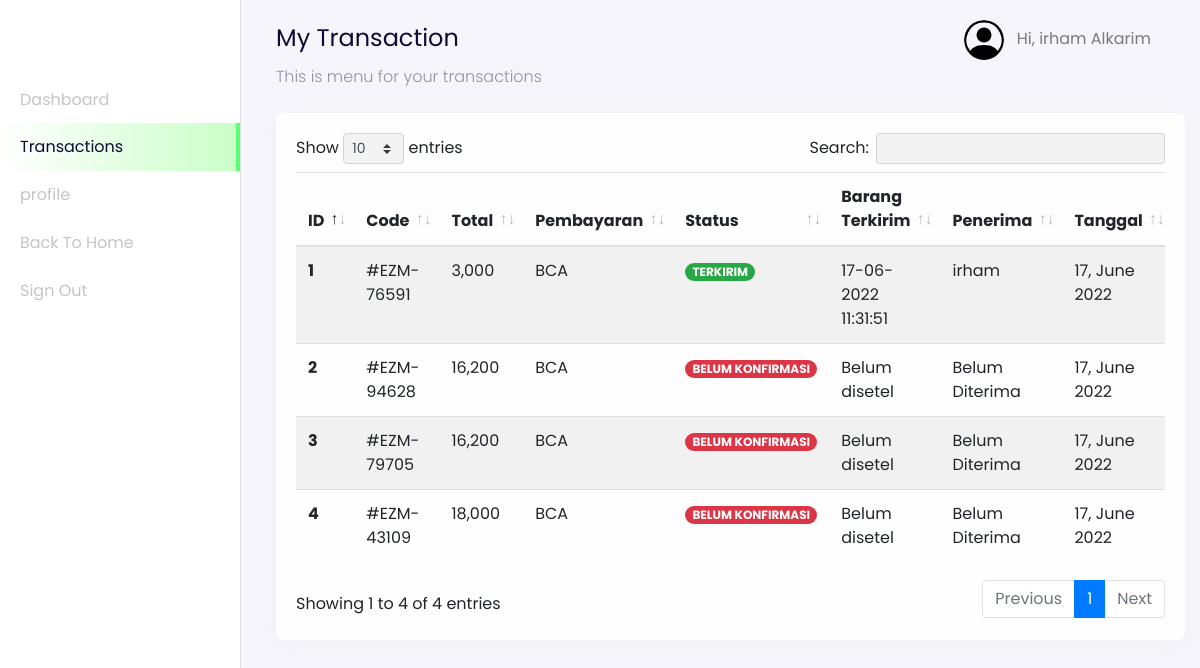
Screenshot of /user/index.php?page=transactions (signed in) with the database file from the repository.
### tables this page shows
CREATE TABLE `users` (
  `id_user` int(11) NOT NULL AUTO_INCREMENT,
  `name` varchar(255) NOT NULL,
  `email` varchar(255) NOT NULL,
  `password` varchar(255) NOT NULL,
  `address` text DEFAULT NULL,
  `phone_number` varchar(255) NOT NULL,
  `postal_code` varchar(191) NOT NULL,
  `roles` varchar(255) NOT NULL,
  PRIMARY KEY (`id_user`),
  UNIQUE KEY `email` (`email`)
);

CREATE TABLE `transactions` (
  `id_transaction` int(11) NOT NULL AUTO_INCREMENT,
  `user_id` int(11) NOT NULL,
  `total_price` int(11) NOT NULL,
  `city` varchar(255) NOT NULL,
  `rekening_id` int(11) NOT NULL,
  `transaction_status` varchar(255) NOT NULL,
  `weight_total` int(11) NOT NULL,
  `delivered` int(11) NOT NULL,
  `photo_transaction` varchar(255) NOT NULL,
  `code` varchar(255) NOT NULL,
  `receiver` varchar(255) NOT NULL,
  `time_arrived` timestamp NULL DEFAULT NULL,
  `created_at` timestamp NOT NULL DEFAULT current_timestamp(),
  PRIMARY KEY (`id_transaction`)
);

CREATE TABLE `rekening_numbers` (
  `id_rekening` int(11) NOT NULL AUTO_INCREMENT,
  `bank_name` varchar(255) NOT NULL,
  `number` varchar(255) NOT NULL,
  `rekening_name` varchar(255) NOT NULL,
  PRIMARY KEY (`id_rekening`)
);

### config/config.php (called while the page is built, shortened)
<?php
$host = 'localhost';
$user = 'root';
$password = '';
$dbname = 'dbEcake';
$conn = mysqli_connect($host, $user, $password, $dbname);
function query($query)
{
    global $conn;
    $result = mysqli_query($conn, $query);
    $rows = [];
    while ($row = mysqli_fetch_assoc($result)) {
        $rows[] = $row;
    }
    return $rows;
}
?>

### user/transaction/dashboard-user-transactions.php (the view, shortened to what this page needs)
<nav
  class="navbar navbar-expand-lg navbar-light navbar-store fixed-top"
  data-aos="fade-down"
>
  <div class="container-fluid">
    <div class="collpase navbar-collapse" id="navbarResponsive">
      <ul class="navbar-nav d-none d-lg-flex ml-auto">
        <li class="nav-item dropdown">
          <a
            href="#"
            class="nav-link"
            id="navbarDropdown"
            role="button"
            data-toggle="dropdown"
          >
            <img
              src="../assets/images/person-circle.svg"
              alt="profile"
              height="40px"
              class="rounded-circle mr-2 profile-picture"
            />
            <?php
              $id_user = $_SESSION['user'];
              $user = query("SELECT * FROM users WHERE id_user = $id_user")[0];
            ?>
            Hi, <?= $user["name"]; ?>
          </a>
        </li>
      </ul>
    </div>
  </div>
</nav>
<div class="section-content section-dashboard-home" data-aos="fade-up">
  <div class="container-fluid">
    <div class="dashboard-heading">
      <h2 class="dashboard-title">My Transaction</h2>
      <p class="dashboard-subtitle">This is menu for your transactions</p>
    </div>
    <div class="dashboard-content">
      <div class="row mt-4">
        <div class="col-12">
          <div class="card">
            <div class="card-body">
              <div class="row">
                <div class="col-12">
                  <div class="table-responsive">
                    <table class="table table-striped table-hover" id="table">
                      <thead>
                        <tr>
                          <th scope="col">ID</th>
                          <th scope="col">Code</th>
                          <th scope="col">Total</th>
                          <th scope="col">Pembayaran</th>
                          <th scope="col">Status</th>
                          <th scope="col">Barang Terkirim</th>
                          <th scope="col">Penerima</th>
                          <th scope="col">Tanggal</th>
                        </tr>
                      </thead>
                      <tbody>
                        <?php
                          $no = 1;
                          $user_id = $_SESSION["user"];
                          $query = "SELECT * FROM transactions INNER JOIN users ON transactions.user_id = users.id_user INNER JOIN rekening_numbers ON transactions.rekening_id = rekening_numbers.id_rekening WHERE user_id = $user_id";
                          $transactions = query($query);
                        ?>
                        <?php foreach ($transactions as $transaction) : ?>
                          <tr>
                            <th scope="row"><?= $no; ?></th>
                            <td>#<?= $transaction["code"]; ?></td>
                            <td><?= number_format($transaction["total_price"]); ?></td>
                            <td><?= $transaction["bank_name"]; ?></td>
                            <td>
                              <?php if ($transaction["transaction_status"] == "BELUM KONFIRMASI") : ?>
                                <span class="badge badge-pill badge-danger"><?= $transaction["transaction_status"]; ?></span>
                              <?php elseif($transaction["transaction_status"] == "TERKONFIRMASI"): ?>
                              <span class="badge badge-pill badge-warning"><?= $transaction["transaction_status"]; ?></span>
                              <?php elseif($transaction["transaction_status"] == "PICKUP") : ?>
                                <span class="badge badge-pill badge-primary"><?= $transaction["transaction_status"]; ?></span>
                              <?php else: ?>
                                <span class="badge badge-pill badge-success"><?= $transaction["transaction_status"]; ?></span>
                              <?php endif; ?>
                            </td>
                            <?php
                              $barangTiba = $transaction["time_arrived"];
                            ?>
                            <?php if (isset($transaction["time_arrived"])) : ?>
                              <td><?= date('d-m-Y H:i:s', strtotime($barangTiba) ); ?></td>
                            <?php else : ?>
                              <td>Belum disetel</td>
                            <?php endif;?>
                            <?php if (isset($transaction["receiver"])) : ?>
                              <td><?= $transaction["receiver"] ? $transaction['receiver'] : 'Belum Diterima'; ?></td>
                            <?php endif;?>
                            <?php
                              $tanggal = $transaction["created_at"];
                            ?>
                            <td><?= date('d, F Y', strtotime($tanggal)); ?></td>
                          <?php $no++ ?>
                        <?php endforeach;?>
                      </tbody>
                    </table>
                  </div>
                </div>
              </div>
            </div>
          </div>
        </div>
      </div>
    </div>
  </div>
</div>

### rows the page displays
users: name "irham Alkarim"
transactions: code "EZM-76591", total_price "3,000", rekening_numbers.bank_name "BCA", transaction_status "TERKIRIM", time_arrived "17-06-2022 11:31:51", receiver "irham", created_at "17, June 2022"
transactions: code "EZM-94628", total_price "16,200", rekening_numbers.bank_name "BCA", transaction_status "BELUM KONFIRMASI", shows "Belum disetel", receiver "Belum Diterima", created_at "17, June 2022"
transactions: code "EZM-79705", total_price "16,200", rekening_numbers.bank_name "BCA", transaction_status "BELUM KONFIRMASI", shows "Belum disetel", receiver "Belum Diterima", created_at "17, June 2022"
transactions: code "EZM-43109", total_price "18,000", rekening_numbers.bank_name "BCA", transaction_status "BELUM KONFIRMASI", shows "Belum disetel", receiver "Belum Diterima", created_at "17, June 2022"
